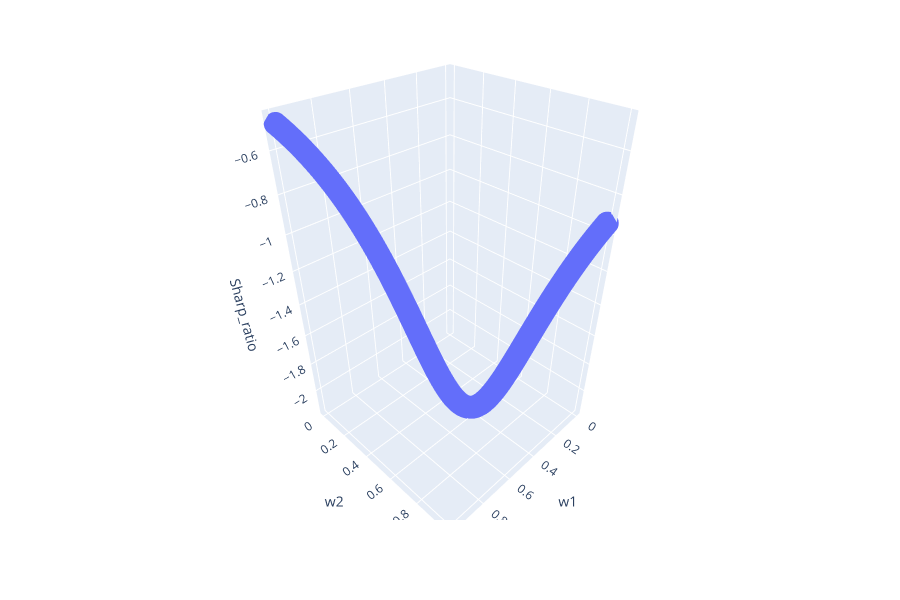

Notebook code cell kept with this figure:
### Code cell
plot_sharp(portfolio_table(month_data(moex_data('ALRS', 2, False).groupby('MONTH').last()), 
                           month_data(moex_data('VTBR', 2, False).groupby('MONTH').last()), 
                           'MR,%', 
                           1000, 
                           '20.12.2019'))

### Figure 1 — Plotly figure (JSON) as saved in the notebook; plotly's stock layout.template omitted (floating-point values rounded to 4 significant figures; data arrays with more than 128 entries replaced by an {"elided": "..."} marker saying what was removed)
{"data": [{"hoverlabel": {"namelength": 0}, "hovertemplate": "w1=%{x}<br>w2=%{y}<br>Sharp_ratio=%{z}", "legendgroup": "", "marker": {"color": "#636efa", "symbol": "circle"}, "mode": "markers", "name": "", "scene": "scene", "showlegend": false, "type": "scatter3d", "x": {"elided": "1000 float values"}, "y": {"elided": "1000 float values"}, "z": {"elided": "1000 float values"}}], "layout": {"height": 600, "legend": {"tracegroupgap": 0}, "margin": {"t": 60}, "scene": {"domain": {"x": [0, 1], "y": [0, 1]}, "xaxis": {"title": {"text": "w1"}}, "yaxis": {"title": {"text": "w2"}}, "zaxis": {"title": {"text": "Sharp_ratio"}}}}}
